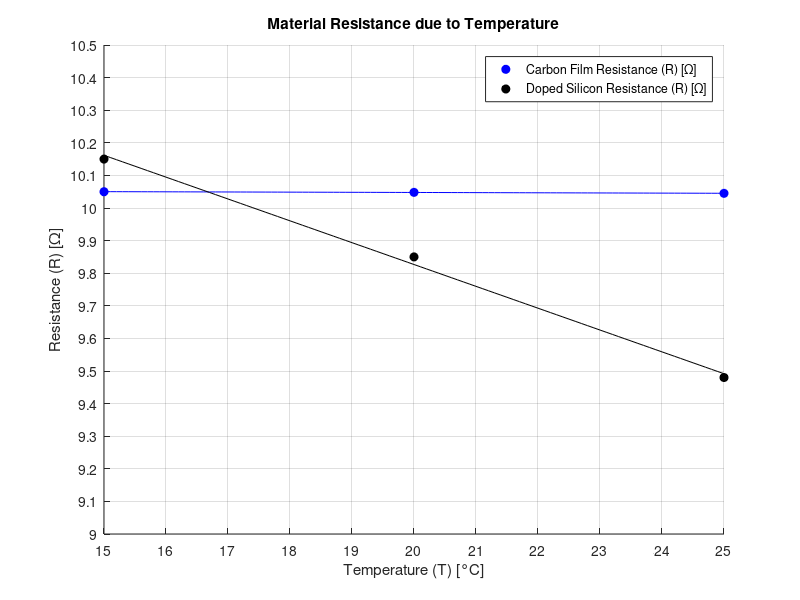

Source code (MATLAB):
%{
Landon Moon ENGR 1250-008 4/20/2021

Problem Statement: plot resistnace against tempature for certain materials

variables:
T-Temperature [c]
CF-Carbon Film
DS-Doped Silicon

x-theoretical x locations
**c-polyfit information
**y-theoretical y locations
%}
clear
clc
close all

%input data
T=[15 20 25];
CF=[10.050 10.048 10.045];
DS=[10.15 9.85 9.48];

%generating trendlines
x=[15:.1:25];
CFc=polyfit(T,CF,1);
CFy=CFc(1)*x+CFc(2);
DSc=polyfit(T,DS,1);
DSy=DSc(1)*x+DSc(2);

%plotting
hold on
grid on
plot(T,CF,'bo','MarkerFaceColor','b')
plot(T,DS,'ko','MarkerFaceColor','k')
plot(x,CFy,'b-')
plot(x,DSy,'k-')

%axis'
axis([15 25 9 10.5])
set(gca,'Xtick',15:1:25,'Ytick',9:.1:10.5)

%labels
title('Material Resistance due to Temperature')
ylabel('Resistance (R) [Ω]')
xlabel('Temperature (T) [°C]')

%legend
legend('Carbon Film Resistance (R) [Ω]','Doped Silicon Resistance (R) [Ω]','location','best')